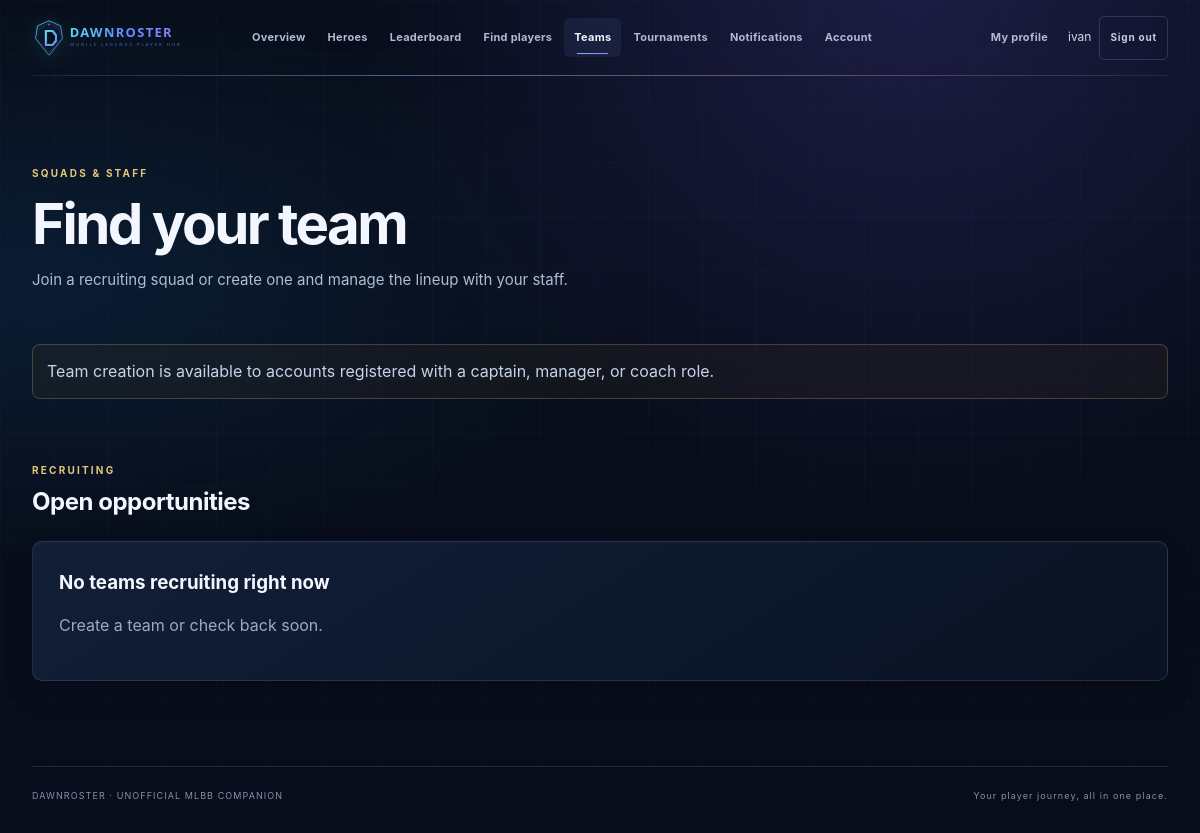
/teams/ (signed in), run on an earlier commit of the app's database.
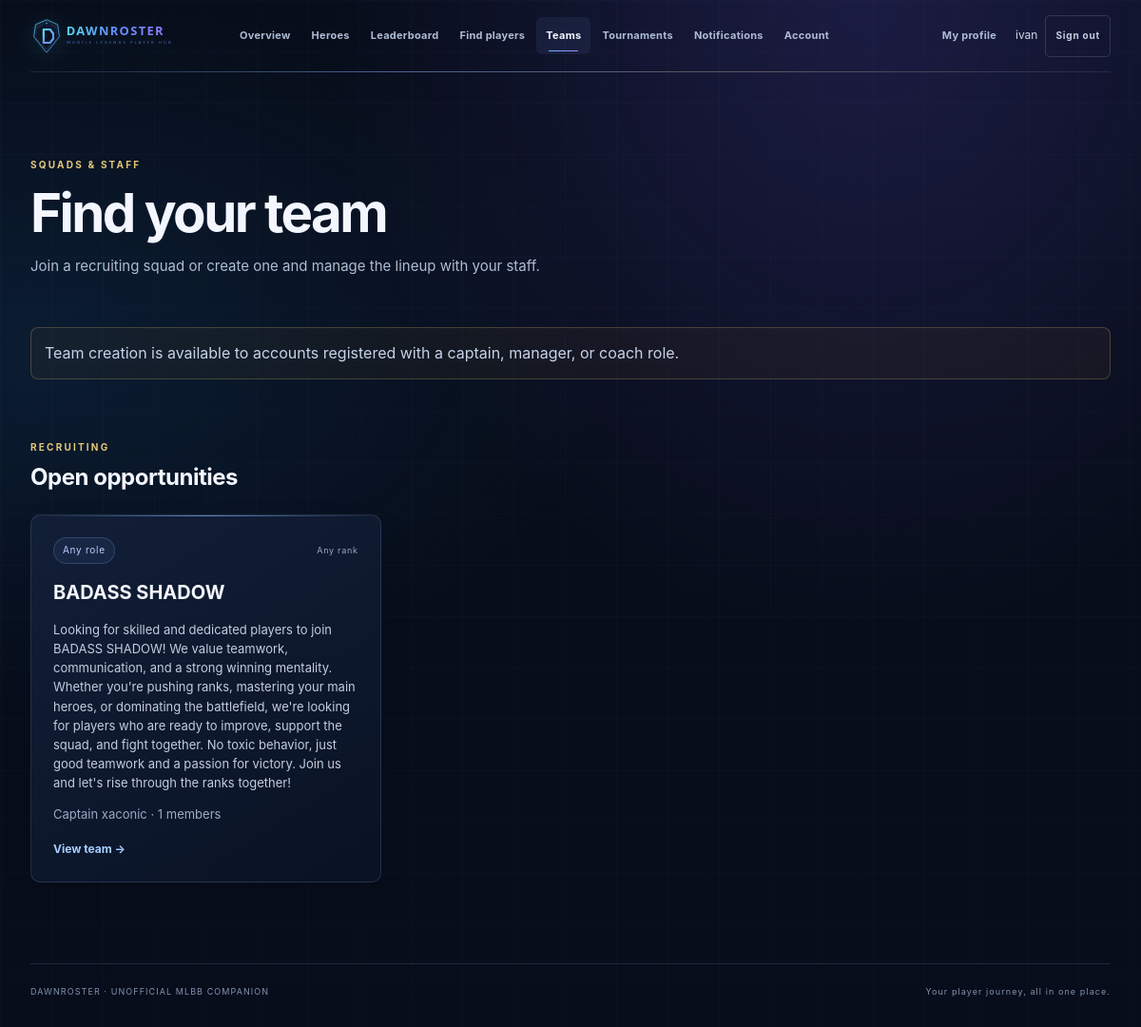
And on a later commit of the database.
### myapp/models.py (models this page shows, shortened)
class Team(models.Model):
    name = models.CharField(max_length=80, unique=True)
    description = models.TextField(blank=True, max_length=600)
    owner = models.ForeignKey(
        settings.AUTH_USER_MODEL,
        related_name='owned_teams',
        on_delete=models.PROTECT,
    )
    recruiting = models.BooleanField(default=True)
    preferred_role = models.CharField(max_length=20, blank=True)
    minimum_rank = models.CharField(max_length=50, blank=True)
    created_at = models.DateTimeField(auto_now_add=True)
    class Meta:
        ordering = ('name',)

### myapp/views.py (the view, shortened to what this page needs)
# urls.py: path('teams/', views.teams, name='teams'),
@login_required
def teams(request):
    form = TeamForm(request.POST if request.method == 'POST' else None)
    return render(request, 'community/teams.html', {
        'form': form,
        'teams': Team.objects.filter(recruiting=True).select_related('owner').prefetch_related('memberships'),
        'my_teams': Team.objects.filter(
            Q(owner=request.user) | Q(memberships__user=request.user, memberships__status=TeamMembership.Status.ACTIVE)
        ).distinct(),
        'can_create_team': UserProfile.objects.filter(user=request.user, is_team_staff=True).exists(),
    })

### templates/community/teams.html (shortened to what this page needs)
{% extends 'community/base.html' %}
{% block content %}
<section class="page-heading"><p class="eyebrow">SQUADS & STAFF</p><h1>Find your team</h1><p>Join a recruiting squad or create one and manage the lineup with your staff.</p></section>
{% if can_create_team %}
{% if form.errors %}<div class="form-errors" role="alert">{{ form.errors }}</div>{% endif %}
<div class="two-column">
    <section class="surface-form"><h2>Create a team</h2><form method="post">{% csrf_token %}{% for field in form %}<div class="form-field"><label for="{{ field.id_for_label }}">{{ field.label }}</label>{{ field }}{% for error in field.errors %}<p class="field-error">{{ error }}</p>{% endfor %}</div>{% endfor %}<button class="button button-primary" type="submit">Create team</button></form></section>
    <section><h2>Your teams</h2><div class="stack-list">{% for team in my_teams %}<a class="list-row" href="{% url 'team-detail' team.pk %}"><span><strong>{{ team.name }}</strong><small>{{ team.memberships.count }} members</small></span><b>Open →</b></a>{% empty %}<p class="muted">Your created teams and active memberships will appear here.</p>{% endfor %}</div></section>
</div>
{% else %}<p class="notice">Team creation is available to accounts registered with a captain, manager, or coach role.</p>{% endif %}
<section class="content-section"><div class="section-title"><div><p class="eyebrow">RECRUITING</p><h2>Open opportunities</h2></div></div><div class="card-grid">
{% for team in teams %}<article class="community-card"><div class="card-overline"><span class="role-chip">{{ team.preferred_role|default:"Any role" }}</span><span>{{ team.minimum_rank|default:"Any rank" }}</span></div><h3>{{ team.name }}</h3><p>{{ team.description|default:"A team is looking for its next teammate." }}</p><p class="muted">Captain {{ team.owner.username }} · {{ team.memberships.count }} members</p><a class="text-link" href="{% url 'team-detail' team.pk %}">View team →</a></article>
{% empty %}<div class="empty-state"><h3>No teams recruiting right now</h3><p>Create a team or check back soon.</p></div>{% endfor %}</div></section>
{% endblock %}

### templates/community/base.html (shortened to what this page needs)
{% load static %}
<!DOCTYPE html>
<html lang="en" data-theme="dark">
<head>
    <link rel="stylesheet" href="{% static 'myapp/theme.css' %}">
    <link rel="stylesheet" href="{% static 'myapp/community.css' %}?v=3">
</head>
<body>
    <div class="app-shell">
        <header class="site-header">
            <a class="site-brand" href="{% url 'index' %}" aria-label="DawnRoster home">
                <img class="site-logo" src="{% static 'myapp/dawnroster-logo.svg' %}" alt="DawnRoster — Mobile Legends Player Hub" width="400" height="80">
            </a>
            <nav class="site-nav" aria-label="Main navigation">
                <a href="{% url 'index' %}" {% if request.resolver_match.url_name == 'index' %}aria-current="page"{% endif %}>Overview</a>
                <a href="{% url 'hero-catalog' %}" {% if request.resolver_match.url_name == 'hero-catalog' or request.resolver_match.url_name == 'hero-detail' %}aria-current="page"{% endif %}>Heroes</a>
                <a href="{% url 'player-leaderboard' %}" {% if request.resolver_match.url_name == 'player-leaderboard' %}aria-current="page"{% endif %}>Leaderboard</a>
                <a href="{% url 'player-discovery' %}" {% if request.resolver_match.url_name == 'player-discovery' %}aria-current="page"{% endif %}>Find players</a>
                <a href="{% url 'teams' %}" {% if request.resolver_match.url_name == 'teams' or request.resolver_match.url_name == 'team-detail' or request.resolver_match.url_name == 'team-edit' %}aria-current="page"{% endif %}>Teams</a>
                <a href="{% url 'tournaments' %}" >Tournaments</a>
                <a href="{% url 'notifications' %}" {% if request.resolver_match.url_name == 'notifications' %}aria-current="page"{% endif %}>Notifications</a>
                <a href="{% url 'account-settings' %}" {% if request.resolver_match.url_name == 'account-settings' or request.resolver_match.url_name == 'password-change' %}aria-current="page"{% endif %}>Account</a>
            </nav>
            <div class="site-account">
                <a class="nav-profile" href="{% url 'player-profile' %}" {% if request.resolver_match.url_name == 'player-profile' %}aria-current="page"{% endif %}>My profile</a>
                <span>{{ request.user.username }}</span>
                <form method="post" action="{% url 'logout' %}">
                    <button class="button button-quiet" type="submit">Sign out</button>
                </form>
            </div>
        </header>
        <main class="page-content">{% block content %}{% endblock %}</main>
        <footer class="site-footer">
            <span>DAWNROSTER &middot; UNOFFICIAL MLBB COMPANION</span>
            <span>Your player journey, all in one place.</span>
        </footer>
    </div>
</body>
</html>

### myapp/static/myapp/theme.css (style rules this page uses)
:root { color-scheme: dark; --ink: #f1f5ff; --muted: #8d9bb7; --surface: #101b2e; --surface-raised: #142238; --line: #23344d; --cyan: #64dceb; --blue: #76aeff; --gold: #f4c86a; --violet: #a690ff; --page-background: radial-gradient(ellipse at 74% 13%, rgba(73, 68, 167, .17), transparent 32%), radial-gradient(ellipse at 16% 40%, rgba(23, 111, 148, .12), transparent 38%), linear-gradient(155deg, #080f1d, #0a1425 48%, #0d1729); --panel-background: linear-gradient(145deg, rgba(20, 32, 53, .95), rgba(13, 21, 37, .96)); --field-background: #0b1526; --field-ink: #f1f5ff; --body-ink: #d4deef; --field-label: #b2bfd4; --button-muted-ink: #c8d4e8; --table-heading-background: rgba(7, 12, 23, .65); --row-hover: rgba(105, 158, 230, .055); --track: #253148; --modal-background: linear-gradient(145deg, #17243b, #0d172a 76%); --shadow: 0 22px 60px rgba(0, 0, 0, .25); }
html { min-height: 100%; scroll-behavior: smooth; background: #080f1d; }
body { min-height: 100vh; margin: 0; color: var(--ink); background: var(--page-background); background-attachment: fixed; font-family: Bahnschrift, "Segoe UI", system-ui, sans-serif; transition: color .2s ease, background .2s ease; }
button, input, select { font: inherit; }
button { color: inherit; }

What changed in the data, as far as the page shows it:
added Team: preferred_role "Any role", minimum_rank "Any rank", name "BADASS SHADOW", description "Looking for skilled and dedicated players to join BADASS SHADOW! We value teamwork, communication, and a strong winning mentality. Whether you're pushing ranks, mastering your main heroes, or dominating the battlefield, we're looking for players who are ready to improve, support the squad, and fight together. No toxic behavior, just good teamwork and a passion for victory. Join us and let's rise through the ranks together!", owner.username "xaconic", memberships.count "1"
Also different on the page:
text no longer shown: "No teams recruiting right now Create a team or check back soon."
